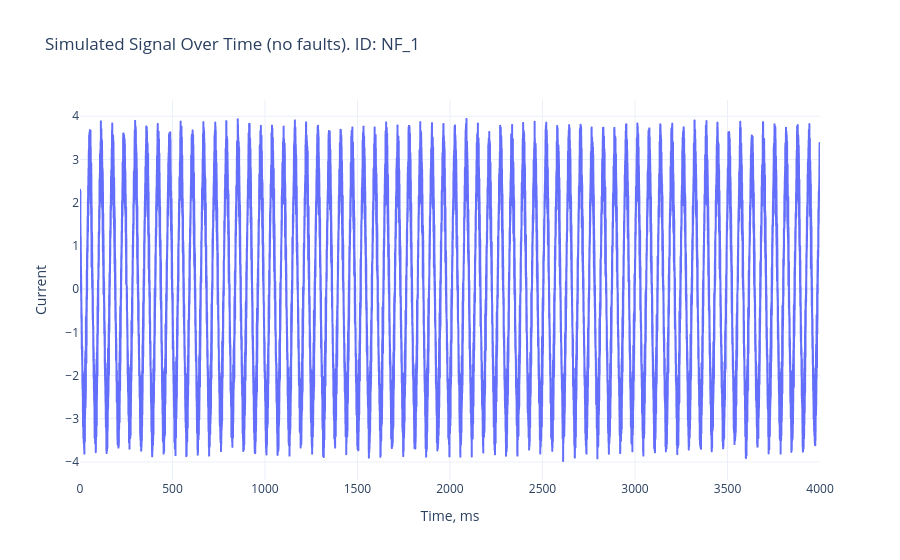

The cell this chart's notebook holds for it:
### Code cell
fig = px.line(
    sim_df_NF,
    x=sim_df_NF.index,
    y='Current',
    title=f'Simulated Signal Over Time (no faults). ID: {sim_measurement_NF}',
    labels={'x': 'Time, ms', 'Current': 'Current'},
    template='plotly_white'
)

fig.update_layout(
    xaxis_title="Time, ms",
    yaxis_title="Current"
)

fig.show()

### Figure 1 — Plotly figure (JSON) as saved in the notebook; plotly's stock layout.template omitted (floating-point values rounded to 4 significant figures; data arrays with more than 128 entries replaced by an {"elided": "..."} marker saying what was removed)
{"data": [{"hovertemplate": "Time=%{x}<br>Current=%{y}<extra></extra>", "legendgroup": "", "line": {"color": "#636efa", "dash": "solid"}, "marker": {"symbol": "circle"}, "mode": "lines", "name": "", "showlegend": false, "type": "scattergl", "x": {"elided": "16666 float values"}, "xaxis": "x", "y": {"elided": "16666 float values"}, "yaxis": "y"}], "layout": {"legend": {"tracegroupgap": 0}, "title": {"text": "Simulated Signal Over Time (no faults). ID: NF_1"}, "xaxis": {"anchor": "y", "domain": [0, 1], "title": {"text": "Time, ms"}}, "yaxis": {"anchor": "x", "domain": [0, 1], "title": {"text": "Current"}}}}
